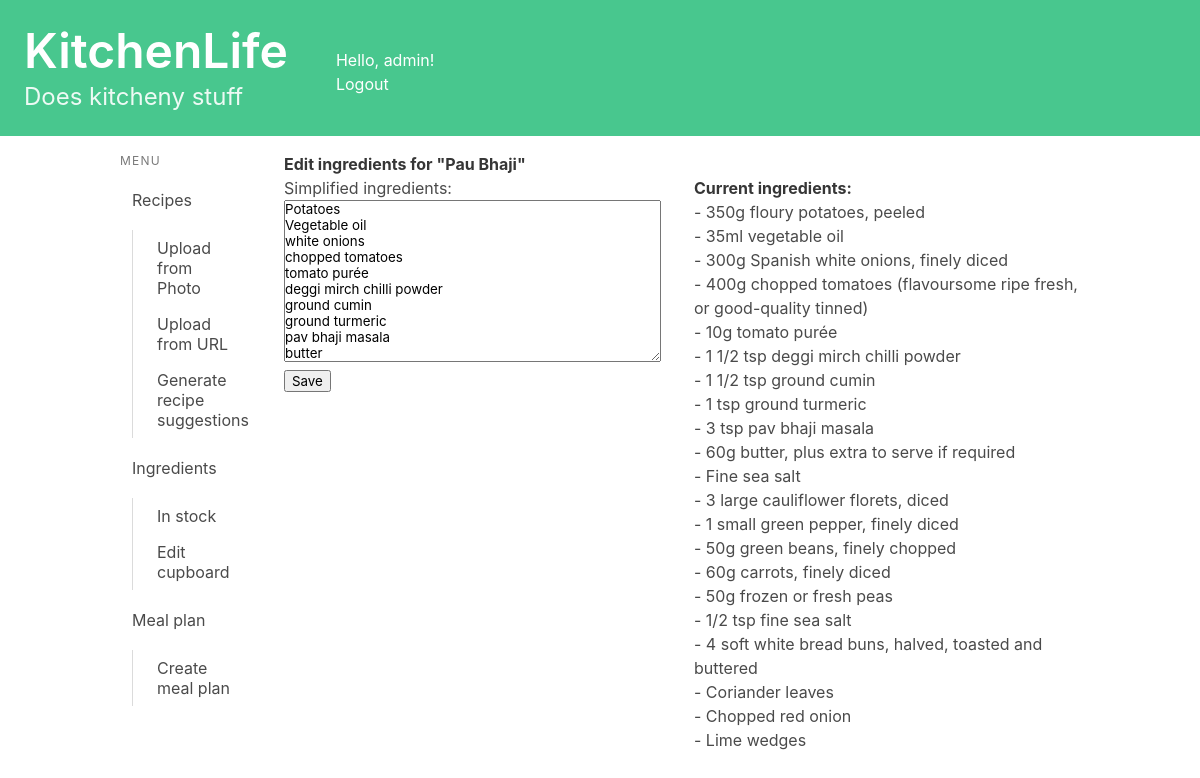
The app's page /recipes/edit_ingredients/8/ (signed in), older data.
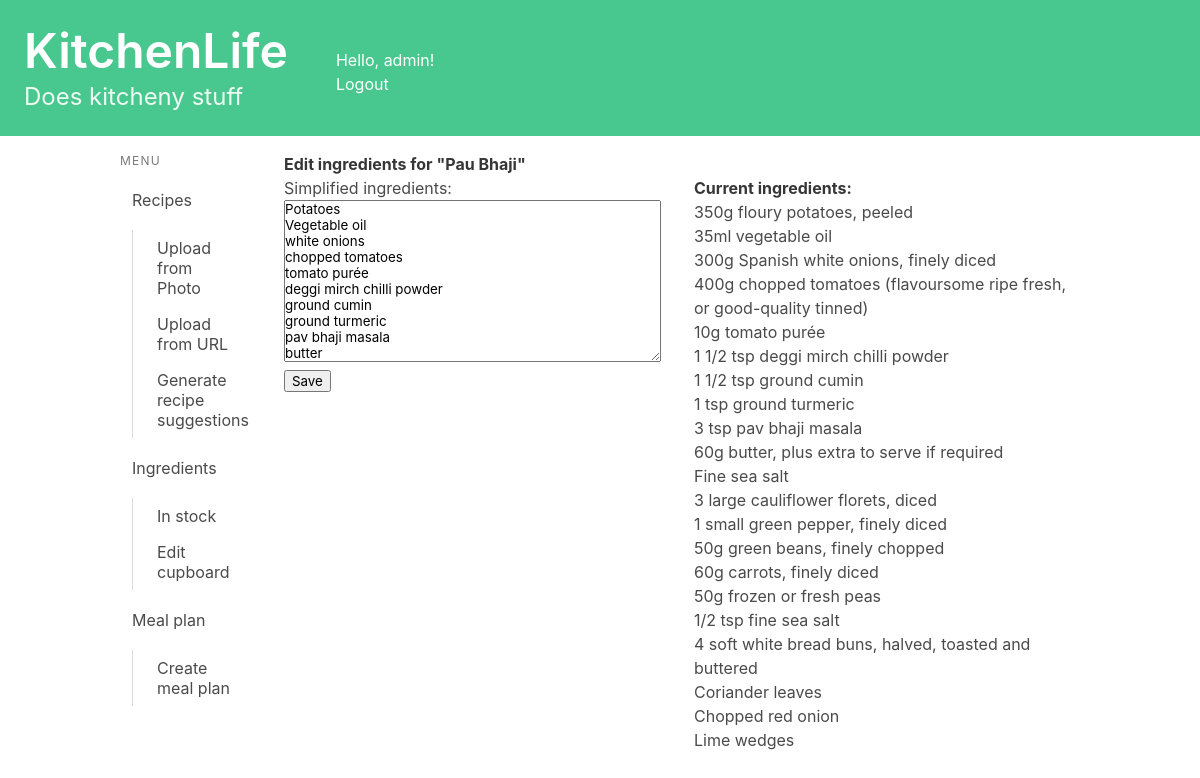
The same page, newer data.
### recipes/models.py (models this page shows, shortened)
class Recipe(models.Model):
    name = models.CharField(max_length=200)
    method = models.TextField(max_length=5000, null = True, blank = True)
    ingredients_string = models.TextField(max_length=1000, null = True, blank = True)#Plain text of ingredients
    simplified_ingredients = models.TextField(max_length=1000, null = True, blank = True)#Ingredients data
    uses_ingredient = models.ManyToManyField(Ingredient, related_name="ingredient_uses")
    book = models.CharField(max_length=200, null = True, blank = True)
    page = models.CharField(max_length=5, null = True, blank = True)
    serves = models.CharField(max_length=5, null = True, blank = True)
    description = models.TextField(max_length=500, null = True, blank = True)
    url = models.URLField(null = True, blank = True)
    jumbled_input = models.TextField(max_length=8000, null = True, blank = True)
    owner = models.ForeignKey(User, on_delete=models.CASCADE, blank=True, null=True)
    from_photo = models.BooleanField(default=False)

### recipes/views.py (the view)
# urls.py: path('edit_ingredients/<int:recipe_id>/', views.edit_ingredients, name= 'edit_ingredients'),
@login_required
def edit_ingredients(request, recipe_id):
    recipe = get_object_or_404(Recipe, pk=recipe_id)
    if recipe.owner != request.user:
        return redirect('recipes:index')
    if request.method == 'POST':
        form = EditIngredientsForm(request.POST, instance=recipe)
        if form.is_valid():
            form.save()
            recipe.simplified_to_ingredients(request.user)
            recipe.save()
            return redirect('recipes:detail', recipe_id=recipe.id)
    else:
        form = EditIngredientsForm(instance=recipe)
    return render(request, 'recipes/edit_ingredients.html', {'recipe': recipe, 'form': form})

### recipes/forms.py
class EditIngredientsForm(forms.ModelForm):
    class Meta:
        model = Recipe
        fields = ['simplified_ingredients']
        widgets = {
            'ingredients': forms.Textarea(attrs={'rows': 30, 'cols': 40}),
        }
        labels = {
            'simplified_ingredients': 'Simplified ingredients'
        }

### recipes/templatetags/is_active.py (called while the page is built)
@register.simple_tag
def is_active(request, url):
    if reverse(url) == request.path:
        return "is-active"
    return ""

### recipes/templates/recipes/edit_ingredients.html (shortened to what this page needs)
{% extends "base.html" %}
{% block content %}
  <h1><strong>Edit ingredients for "{{ recipe.name }}"</strong></h1>
  <div class="columns">
    <div class="column is-half">
        <form method="post">
            {{ form.as_p }}
            <input type="submit" value="Save">
        </form>
    </div>
    <div class="column">
        <p><strong>Current ingredients:</strong></p>
        <p style="white-space: pre-line">{{ recipe.ingredients_string }}</p>
    </div>
  </div>
{% endblock %}

Row changes from the older to the newer data that the page shows:
changed Recipe "Pau Bhaji": ingredients_string "- 350g floury potatoes, peeled - 35ml vegetable oil - 300g Spanish white onions, finely diced - 400g chopped tomatoes (flavoursome ripe fresh, or good-quality tinned) - 10g tomato purée - 1 1/2 tsp deggi mirch chilli powder - 1 1/2 tsp ground cumin - 1 tsp ground turmeric - 3 tsp pav bhaji masala - 60g butter, plus extra to serve if required - Fine sea salt - 3 large cauliflower florets, diced - 1 small green pepper, finely diced - 50g green beans, finely chopped - 60g carrots, finely diced - 50g frozen or fresh peas - 1/2 tsp fine sea salt - 4 soft white bread buns, halved, toasted and buttered - Coriander leaves - Chopped red onion - Lime wedges" → "350g floury potatoes, peeled 35ml vegetable oil 300g Spanish white onions, finely diced 400g chopped tomatoes (flavoursome ripe fresh, or good-quality tinned) 10g tomato purée 1 1/2 tsp deggi mirch chilli powder 1 1/2 tsp ground cumin 1 tsp ground turmeric 3 tsp pav bhaji masala 60g butter, plus extra to serve if required Fine sea salt 3 large cauliflower florets, diced 1 small green pepper, finely diced 50g green beans, finely chopped 60g carrots, finely diced 50g frozen or fresh peas 1/2 tsp fine sea salt 4 soft white bread buns, halved, toasted and buttered Coriander leaves Chopped red onion Lime wedges"
